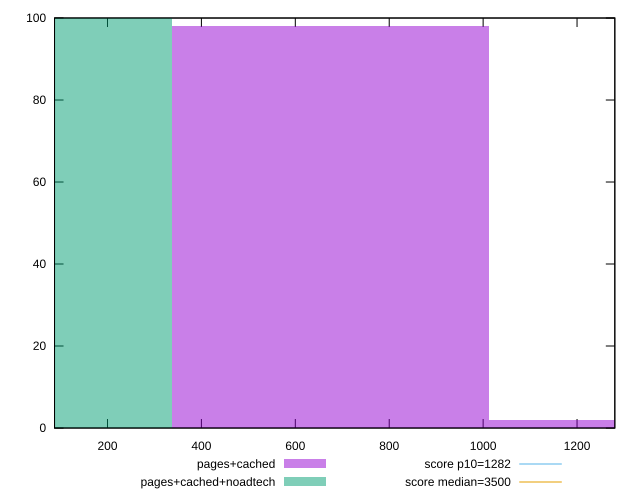

This figure's gnuplot source:
reset

$pagesCached <<EOF
1350.8672642280449 2
675.4336321140224 98
EOF

$pagesCachedNoadtech <<EOF
0 100
EOF

set key outside below
set boxwidth 675.4336321140224
set xrange [87.212:1280.4559999999994]
set yrange [0:100]
set trange [0:100]
set style fill transparent solid 0.5 noborder

set parametric
set terminal svg size 640, 500 enhanced background rgb 'white'
set output "report_00023_2021-02-20T12:14:57.249Z/bootup-time/comparison/histogram/1_vs_2.svg"

plot $pagesCached title "pages+cached" with boxes, \
     $pagesCachedNoadtech title "pages+cached+noadtech" with boxes, \
     1282,t title "score p10=1282", \
     3500,t title "score median=3500"

reset
